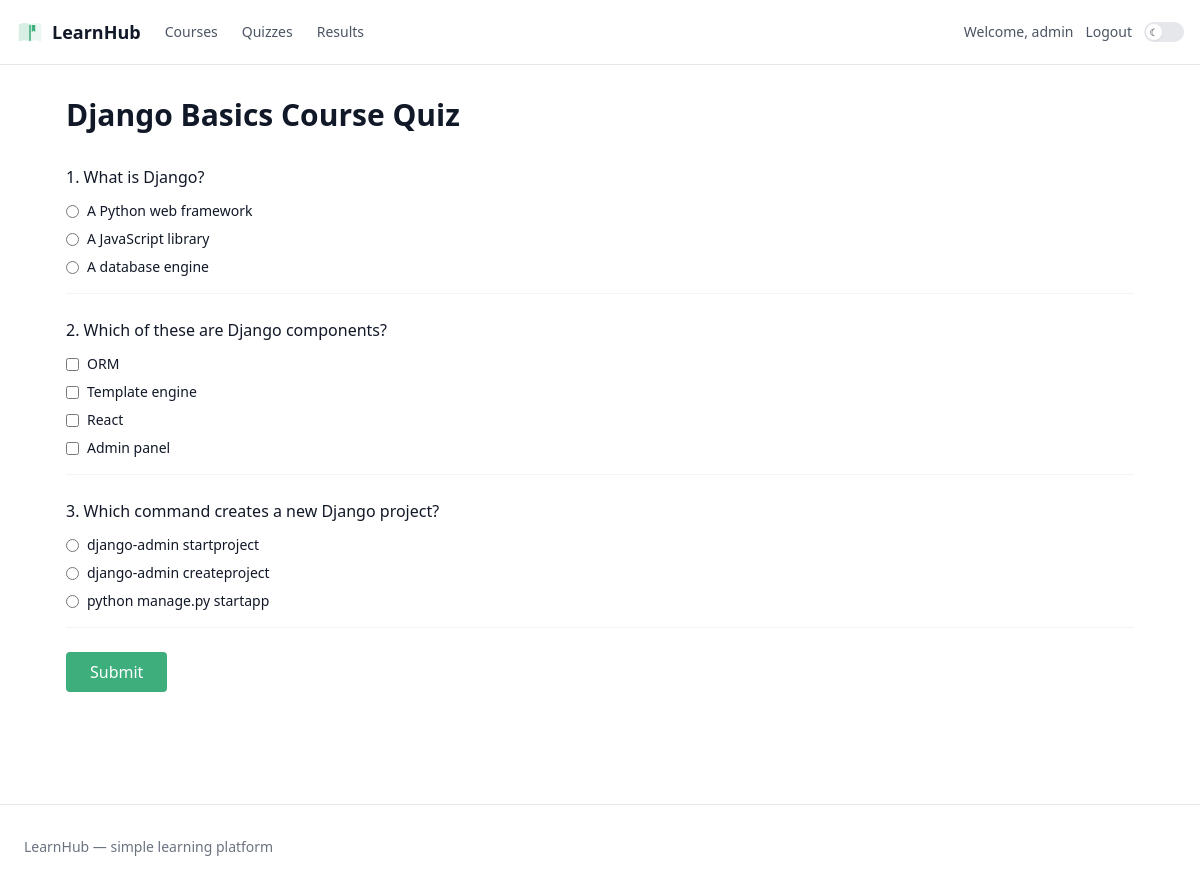
/django-basics/quiz/ (signed in), run on the app's committed database.
### courses/models.py (models this page shows, shortened)
class Quiz(models.Model):
    title = models.CharField(max_length=200)
    course = models.OneToOneField(
        Course, on_delete=models.CASCADE, related_name='quiz'
    )
    passing_score = models.PositiveIntegerField(default=70)

class Question(models.Model):
    SINGLE = 'single'
    MULTIPLE = 'multiple'
    QUESTION_TYPES = [
        (SINGLE, 'Single answer (radio)'),
        (MULTIPLE, 'Multiple answers (checkbox)'),
    ]
    quiz = models.ForeignKey(Quiz, on_delete=models.CASCADE, related_name='questions')
    text = models.TextField()
    question_type = models.CharField(max_length=10, choices=QUESTION_TYPES, default=SINGLE)
    order = models.PositiveIntegerField(default=0)
    class Meta:
        ordering = ['order']

class Answer(models.Model):
    question = models.ForeignKey(Question, on_delete=models.CASCADE, related_name='answers')
    text = models.CharField(max_length=300)
    is_correct = models.BooleanField(default=False)

### courses/views.py (the view)
# urls.py: path('<slug:course_slug>/quiz/', views.take_course_quiz, name='take_course_quiz'),
@login_required
def take_course_quiz(request, course_slug):
    course = get_object_or_404(Course, slug=course_slug)
    quiz = get_object_or_404(Quiz, course=course)
    if request.method == 'POST':
        attempt = process_quiz_submission(request, quiz)
        return redirect('courses:attempt_detail', attempt_id=attempt.id)
    return render(request, 'courses/take_quiz.html', {
        'quiz': quiz,
        'submit_url': reverse('courses:take_course_quiz', args=[course.slug]),
    })

### courses/templates/courses/take_quiz.html (shortened to what this page needs)
{% extends 'base.html' %}
{% block content_full %}
<div class="max-w-page mx-auto px-4 py-8">
    <h1 class="text-3xl font-semibold mb-6 pb-2">{{ quiz.title }}</h1>
    <form method="post" action="{{ submit_url }}" class="space-y-6">
    {% for question in quiz.questions.all %}
        <fieldset class="border-b border-gray-100 dark:border-[#2c2c2c] pb-4">
            <legend class="font-medium mb-3">{{ forloop.counter }}. {{ question.text }}</legend>
            <div class="space-y-2 text-sm">
            {% if question.question_type == 'single' %}
                {% for answer in question.answers.all %}
                    <label class="flex items-start gap-2 cursor-pointer hover:text-accent">
                        <input type="radio" name="question_{{ question.id }}" value="{{ answer.id }}"
                               class="mt-1 accent-[#3eaf7c]">
                        <span>{{ answer.text }}</span>
                    </label>
                {% endfor %}
            {% else %}
                {% for answer in question.answers.all %}
                    <label class="flex items-start gap-2 cursor-pointer hover:text-accent">
                        <input type="checkbox" name="question_{{ question.id }}" value="{{ answer.id }}"
                               class="mt-1 accent-[#3eaf7c]">
                        <span>{{ answer.text }}</span>
                    </label>
                {% endfor %}
            {% endif %}
            </div>
        </fieldset>
    {% endfor %}
    <button type="submit"
            class="px-6 py-2 rounded bg-accent text-white hover:bg-accent-dark font-medium">
        Submit
    </button>
    </form>
</div>
{% endblock %}

### templates/base.html (shortened to what this page needs)
<!DOCTYPE html>
<html lang="en">
<head>
    <script src="https://cdn.tailwindcss.com?plugins=typography"></script>
</head>
<body class="bg-white dark:bg-[#1a1a1a] text-gray-900 dark:text-gray-100 antialiased">
<header class="sticky top-0 z-30 bg-white dark:bg-[#1a1a1a] border-b border-gray-200 dark:border-[#2c2c2c]">
    <div class="max-w-wide mx-auto px-4 h-16 flex items-center gap-6">
        <a href="{% url 'courses:course_list' %}" class="flex items-center gap-2 font-semibold text-lg hover:text-accent transition-colors">
            <span>LearnHub</span>
        </a>
        <nav class="hidden md:flex items-center gap-6 text-sm text-gray-600 dark:text-gray-400">
            <a href="{% url 'courses:course_list' %}"
               class="{% if request.resolver_match.url_name == 'course_list' %}text-accent font-medium{% else %}hover:text-gray-900 dark:hover:text-gray-100{% endif %}">
                Courses
            </a>
            <a href="{% url 'courses:quiz_list' %}"
               class="{% if request.resolver_match.url_name == 'quiz_list' %}text-accent font-medium{% else %}hover:text-gray-900 dark:hover:text-gray-100{% endif %}">
                Quizzes
            </a>
            {% if user.is_authenticated %}
                <a href="{% url 'courses:my_results' %}"
                   class="{% if request.resolver_match.url_name == 'my_results' %}text-accent font-medium{% else %}hover:text-gray-900 dark:hover:text-gray-100{% endif %}">
                    Results
                </a>
            {% endif %}
        </nav>
        <div class="ml-auto flex items-center gap-3 text-sm">
            {% if user.is_authenticated %}
                <span class="hidden sm:inline text-gray-600 dark:text-gray-400">
                    Welcome, {{ user.get_full_name|default:user.username }}
                </span>
                <form method="post" action="{% url 'logout' %}" class="inline">
                    <button type="submit" class="text-gray-600 dark:text-gray-400 hover:text-accent">Logout</button>
                </form>
            {% else %}
                <a href="{% url 'login' %}" class="text-gray-600 dark:text-gray-400 hover:text-accent">Login</a>
                <a href="{% url 'register' %}" class="text-gray-600 dark:text-gray-400 hover:text-accent">Register</a>
            {% endif %}
            <button type="button" onclick="toggleTheme()"
                    class="relative inline-flex items-center w-10 h-5 rounded-full transition-colors
                           bg-gray-200 dark:bg-[#252525]"
                    aria-label="Toggle theme">
                <span class="absolute top-0.5 left-0.5 w-4 h-4 rounded-full bg-white shadow-sm
                             flex items-center justify-center text-[10px] leading-none
                             transition-transform duration-200
                             dark:translate-x-5">
                    <span class="inline dark:hidden">☾</span>
                </span>
            </button>
        </div>
    </div>
</header>
{% block content_full %}{% endblock %}
<footer class="border-t border-gray-200 dark:border-[#2c2c2c] mt-20">
    <div class="max-w-wide mx-auto px-6 py-8 text-sm text-gray-500 dark:text-gray-400">
        LearnHub — simple learning platform
    </div>
</footer>
</body>
</html>

### data on the page
Quiz: title "Django Basics Course Quiz"
Question: text "What is Django?"
Answer: text "A Python web framework"
Answer: text "A JavaScript library"
Answer: text "A database engine"
Question: text "Which of these are Django components?"
Answer: text "ORM"
Answer: text "Template engine"
Answer: text "React"
Answer: text "Admin panel"
Question: text "Which command creates a new Django project?"
Answer: text "django-admin startproject"
Answer: text "django-admin createproject"
Answer: text "python manage.py startapp"

### other printed values
{{ user.get_full_name|default:user.username }} "admin"
